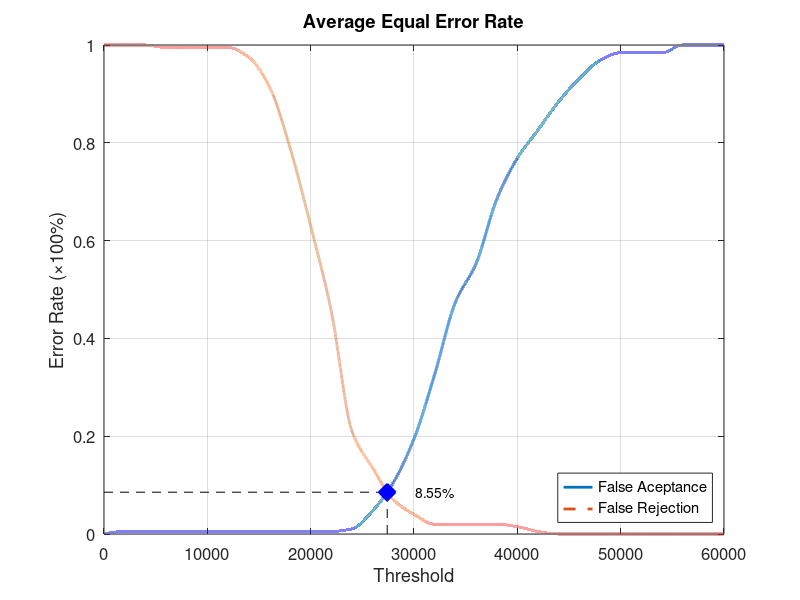
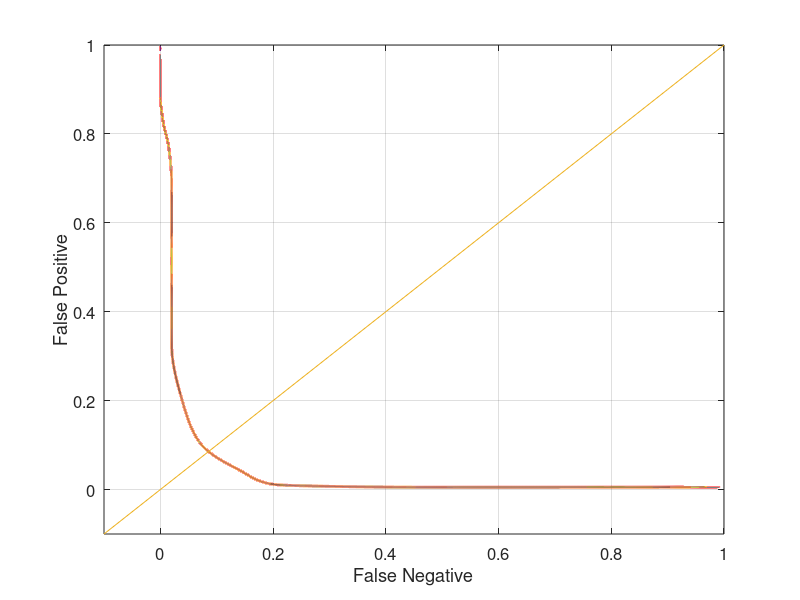

Write the MATLAB code that produced these figures, in order.
function yEER = Database1_3
close all;
clear;
clc;
x = 0:2000:60000;
xq = 0:0.5:60000;

y0 = [0 0.00526316 0.00526316 0.00526316 0.00526316 0.00526316 0.00526316 0.00526316 0.00526316 0.00526316 0.00526316 0.00526316 0.0105263 0.0473684 0.105263 0.194737 0.326316 0.473684 0.552632 0.684211 0.768421 0.826316 0.884211 0.931579 0.968421 0.984211 0.984211 0.984211 1 1 1];
yy0 = interp1(x, y0, xq, 'pchip');
y1 = [1 1 1 0.995 0.995 0.995 0.995 0.975 0.915 0.79 0.63 0.455 0.21 0.135 0.07 0.04 0.02 0.02 0.02 0.02 0.015 0.005 0 0 0 0 0 0 0 0 0];
yy1 = interp1(x, y1, xq, 'pchip');

% Calculating EER: 
y2 = abs(y0 - y1);
find(y2 == min(y2))
yy2 = abs(yy0 - yy1);
xEER = find(yy2 == min(yy2));
xEERIndex = xq(xEER) % X-axis EER
yEER = yy0(xEER) % Y-axis EER

main = figure
plot(xq, yy0,'-','LineWidth', 2);	hold on
plot(xq, yy1,'--','LineWidth', 2);	hold on
plot([xEERIndex xEERIndex], [0 yEER], 'k--');	hold on
plot([0 xEERIndex], [yEER yEER], 'k--');	hold on
plot(xEERIndex, yEER, 'bx', 'LineWidth', 10);	hold on
text(xEERIndex + 10 * xEERIndex / 100, yEER, [num2str(round((10000 * yEER)) / 100) '%'])
legend('False Aceptance', 'False Rejection', 'Location', 'SouthEast')
xlabel('Threshold')
ylabel('Error Rate (\times100%)')
title('Average Equal Error Rate')
set(gca, 'FontSize', 12)
axis([0 60000 0 1])
grid on

print(main, 'Database1_3Main', '-dpng');
FNRxFPR = figure('Color', [1 1 1]);
plot(yy1, yy0, '-', yy1, yy0, 'LineWidth', 2);
hold on
y = -0.1:0.1:1
plot(y, y); 
set(gca, 'FontSize', 12)
xlabel('False Negative')
ylabel('False Positive')
axis([-0.1 1 -0.1 1])
set(gca, 'FontSize', 12)
grid on

print(FNRxFPR, 'Database1_3FNRxFPR','-dpng');
end
